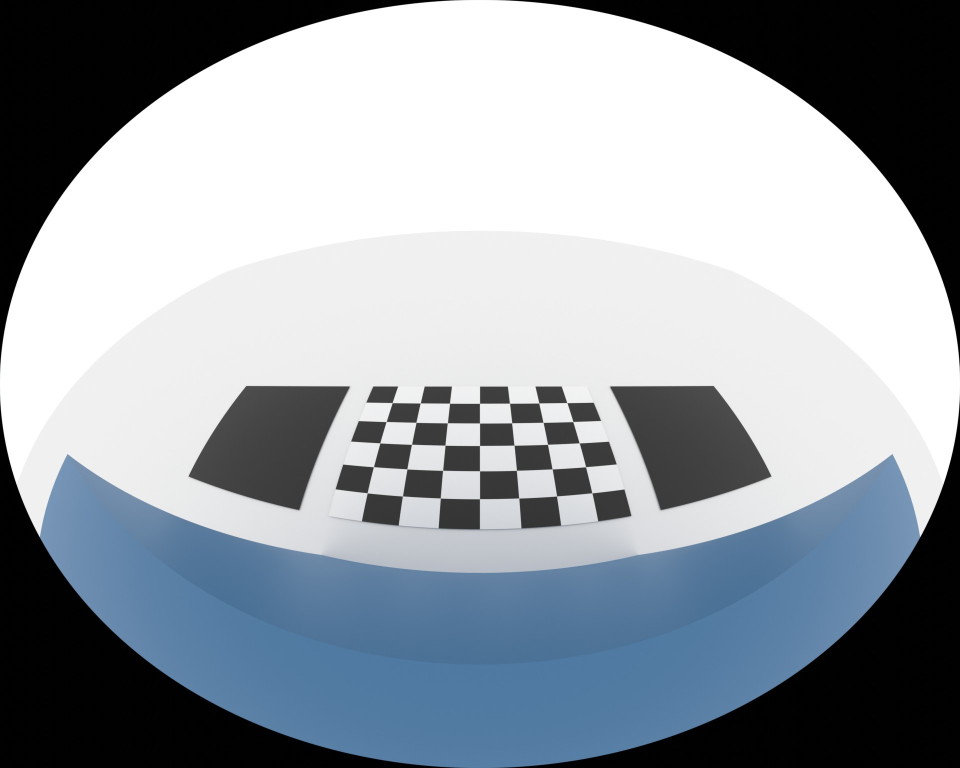
#> input picture data/sample/front.jpg, 1920 x 1536 px, found by its file name (shown at 1/2 size); the run also reads 1 picture not shown here
$ python generate_visuals.py
#> lines starting #> are read from the running program, lines starting #| are printed output that depends on the picture
import cv2
import numpy as np
import os
from PIL import Image

base_dir = "."
docs_img_dir = "docs/images"
os.makedirs(docs_img_dir, exist_ok=True)

# 1. Load images
front = cv2.imread("data/sample/front.jpg")
#> front is the input picture: shape (1536, 1920, 3); mean B, G, R 165.6, 158, 150.4
back = cv2.imread("data/sample/back.jpg")
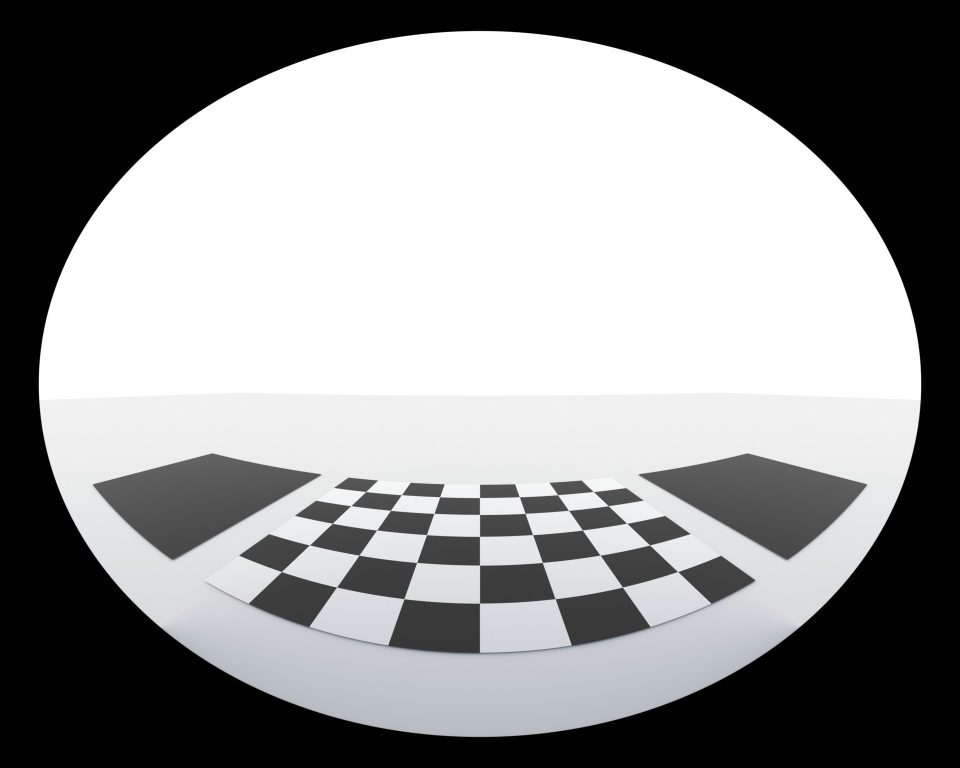
#> input picture data/sample/back.jpg, 1920 x 1536 px, found by its file name (shown at 1/2 size)
#> back is the input picture: shape (1536, 1920, 3); mean B, G, R 148.2, 147.5, 147.1
left = cv2.imread("data/sample/left.jpg")
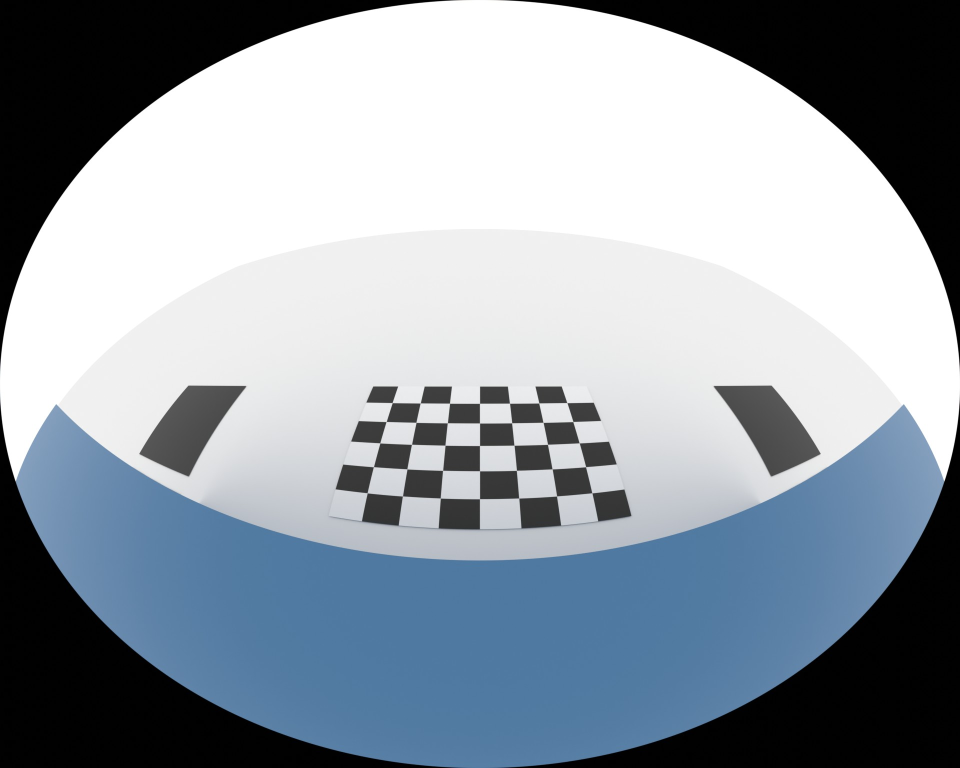
#> input picture data/sample/left.jpg, 1920 x 1536 px, found by its file name (shown at 1/2 size)
#> left is the input picture: shape (1536, 1920, 3); mean B, G, R 166.8, 157.5, 148.2
right = cv2.imread("data/sample/right.jpg")

bev = cv2.imread("demo/demo_bev.png")
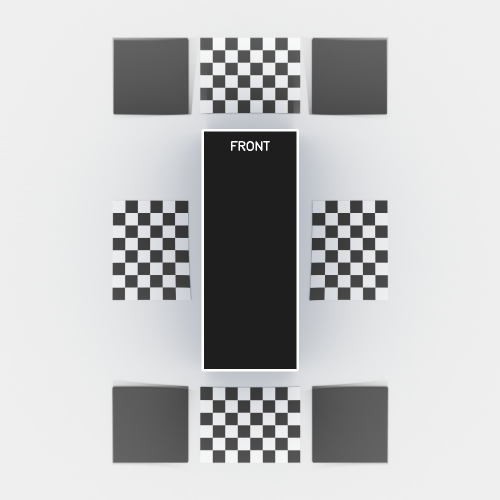
#> input picture docs/images/demo_bev.png, 1000 x 1000 px, found by its file name (shown at 1/2 size)
#> bev is the input picture: shape (1000, 1000, 3); mean B, G, R 192.4, 191.6, 191
bowl = cv2.imread("demo/demo_bowl.png")
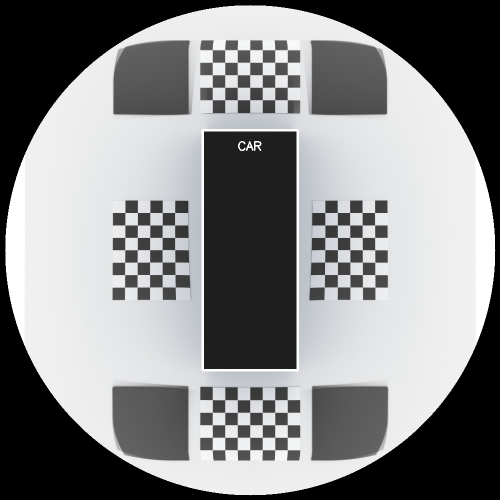
#> input picture docs/images/demo_bowl.png, 1000 x 1000 px, found by its file name (shown at 1/2 size)
#> bowl is the input picture: shape (1000, 1000, 3); mean B, G, R 135.6, 134.8, 134.3

print("Generating Comparison Image...")
def resize_pad(img, w, h):
#> called with w = 320, h = 240
    return cv2.resize(img, (w, h))

def draw_text_bg(img, text, pos, font_scale, thickness):
    font = cv2.FONT_HERSHEY_SIMPLEX
    (text_w, text_h), baseline = cv2.getTextSize(text, font, font_scale, thickness)
    x, y = pos
    cv2.rectangle(img, (x - 5, y - text_h - 5), (x + text_w + 5, y + baseline + 5), (0, 0, 0), -1)
    cv2.putText(img, text, (x, y), font, font_scale, (255, 255, 255), thickness)

w, h = 320, 240
fc = resize_pad(front, w, h)
bc = resize_pad(back, w, h)
lc = resize_pad(left, w, h)
rc = resize_pad(right, w, h)

# Create a 3x3 layout for cameras
empty = np.zeros((h, w, 3), dtype=np.uint8)
row1 = np.hstack([empty, fc, empty])
row2 = np.hstack([lc, empty, rc])
row3 = np.hstack([empty, bc, empty])
cams_grid = np.vstack([row1, row2, row3]) # 720 x 960

draw_text_bg(cams_grid, "Fisheye Inputs", (50, 50), 0.9, 2)
#> in draw_text_bg, `cv2.putText(img, text, (x, y), font, font_scale, (255, 255, 255), thic..`: img: shape (720, 960, 3); mean B, G, R 72.5, 69.5, 66.5

# Add separator and output column (BEV and BOWL 360x360 each)
bev_res = cv2.resize(bev, (360, 360))
bowl_res = cv2.resize(bowl, (360, 360))

# Add a gray border around them
cv2.rectangle(bev_res, (0,0), (359,359), (100,100,100), 2)
#> bev_res: shape (360, 360, 3); mean B, G, R 189.3, 188.5, 187.8
cv2.rectangle(bowl_res, (0,0), (359,359), (100,100,100), 2)
#> bowl_res: shape (360, 360, 3); mean B, G, R 137.8, 137, 136.4

# Write labels
draw_text_bg(bev_res, "2D BEV", (20, 40), 0.8, 2)
draw_text_bg(bowl_res, "3D Bowl", (20, 40), 0.8, 2)

outputs_col = np.vstack([bev_res, bowl_res]) # 720 x 360

comparison = np.hstack([cams_grid, outputs_col]) # 720 x 1320
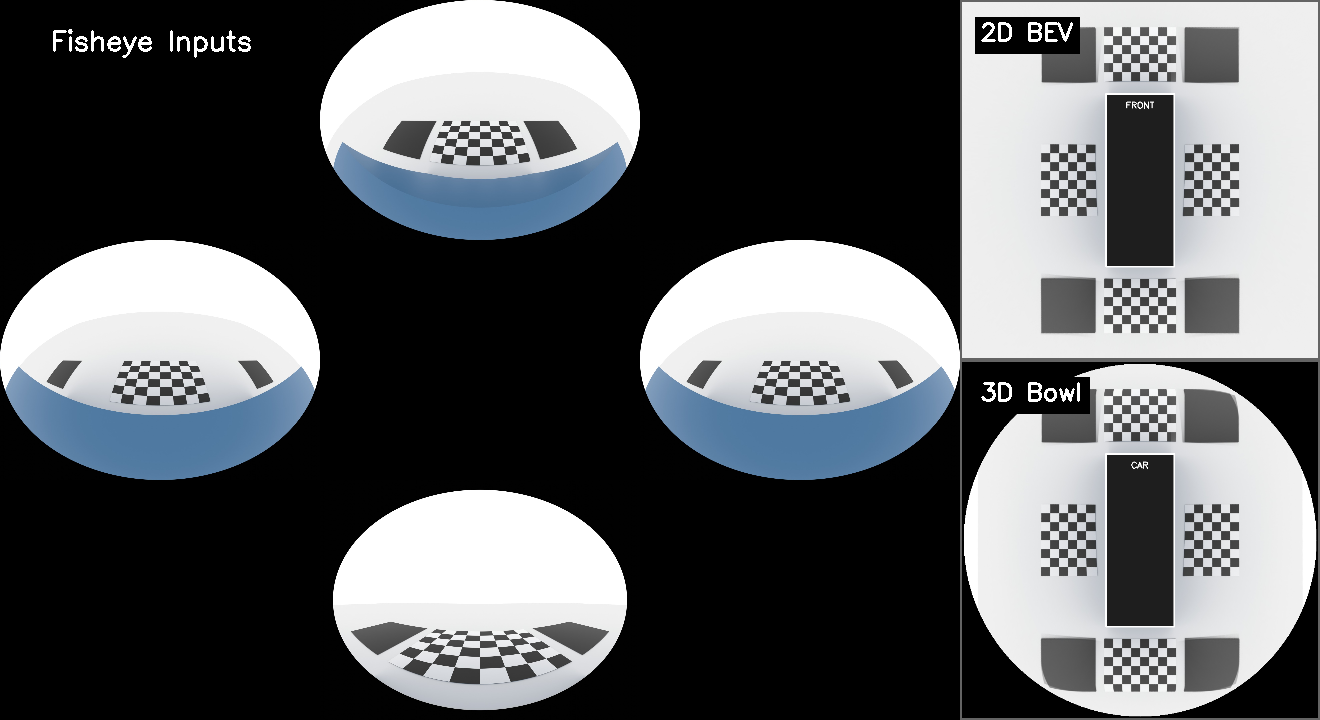
#> comparison: shape (720, 1320, 3); mean B, G, R 96.6, 94.2, 91.9
cv2.imwrite(os.path.join(docs_img_dir, "comparison.png"), comparison)

print("Generating Animation GIF...")
frames = []

def np_to_pil(cv_img):
    return Image.fromarray(cv2.cvtColor(cv_img, cv2.COLOR_BGR2RGB))

# 640x640 GIF Background
gif_size = 640
cam_bg = np.zeros((gif_size, gif_size, 3), dtype=np.uint8)

# Center 4 cameras in a "+" layout
cw, ch = 240, 180
cam_bg[30:30+ch, gif_size//2-cw//2:gif_size//2+cw//2] = cv2.resize(front, (cw, ch))
cam_bg[gif_size-30-ch:gif_size-30, gif_size//2-cw//2:gif_size//2+cw//2] = cv2.resize(back, (cw, ch))
cam_bg[gif_size//2-ch//2:gif_size//2+ch//2, 30:30+cw] = cv2.resize(left, (cw, ch))
cam_bg[gif_size//2-ch//2:gif_size//2+ch//2, gif_size-30-cw:gif_size-30] = cv2.resize(right, (cw, ch))
draw_text_bg(cam_bg, "Fisheye", (30, 40), 0.9, 2)
#> in draw_text_bg (call 4), `cv2.putText(img, text, (x, y), font, font_scale, (255, 255, 255), thic..`: img: shape (640, 640, 3); mean B, G, R 68.8, 65.9, 63.1

# Draw lines indicating car pointing
cv2.rectangle(cam_bg, (gif_size//2-20, gif_size//2-40), (gif_size//2+20, gif_size//2+40), (200, 200, 200), -1)
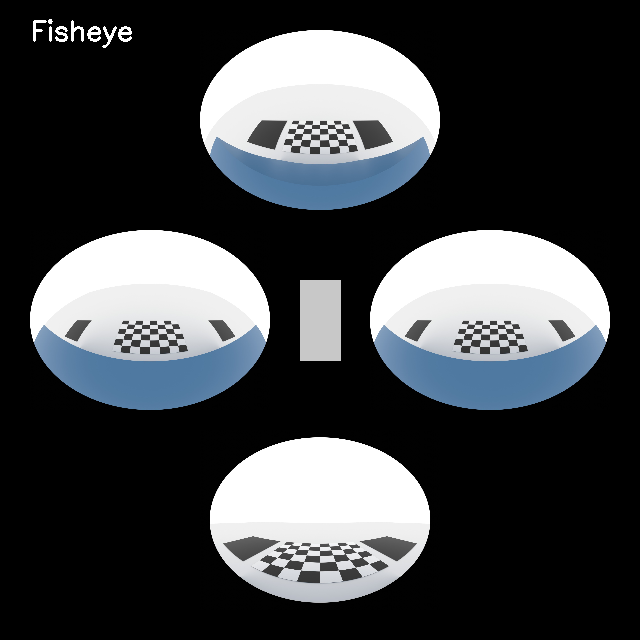
#> cam_bg: shape (640, 640, 3); mean B, G, R 70.4, 67.6, 64.8

bev_bg = cv2.resize(bev, (gif_size, gif_size))
draw_text_bg(bev_bg, "2D BEV", (30, 40), 0.9, 2)
#> in draw_text_bg (call 5), `cv2.putText(img, text, (x, y), font, font_scale, (255, 255, 255), thic..`: img: shape (640, 640, 3); mean B, G, R 190.1, 189.3, 188.7

bowl_bg = cv2.resize(bowl, (gif_size, gif_size))
draw_text_bg(bowl_bg, "3D Bowl", (30, 40), 0.9, 2)
#> in draw_text_bg (call 6), `cv2.putText(img, text, (x, y), font, font_scale, (255, 255, 255), thic..`: img: shape (640, 640, 3); mean B, G, R 136.1, 135.3, 134.8

# Simple crossfade sequence
imgs = [cam_bg, bev_bg, bowl_bg]
for i in range(len(imgs)):
    curr = imgs[i]
    nxt = imgs[(i+1)%len(imgs)]

    # Hold the frame
    for _ in range(12):
        frames.append(np_to_pil(curr))

    # Fade
    for alpha_int in range(1, 6):
        alpha = alpha_int / 6.0
        blended = cv2.addWeighted(curr, 1 - alpha, nxt, alpha, 0)
        frames.append(np_to_pil(blended))
#> this loop made 3 passes
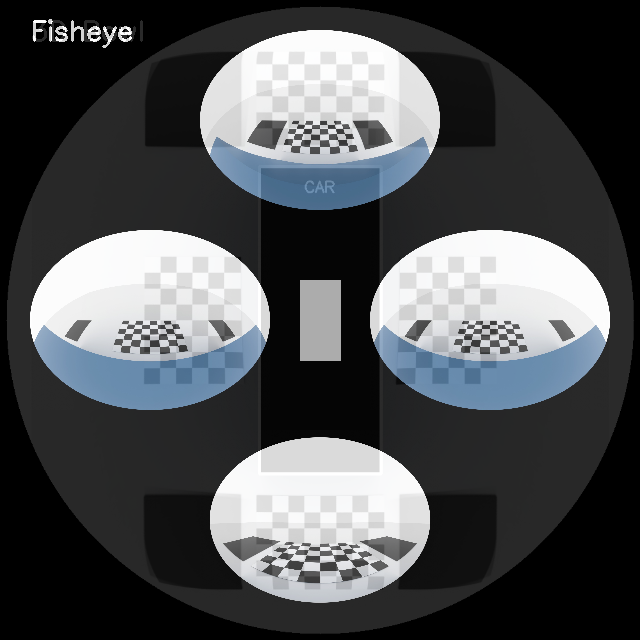
#> blended: shape (640, 640, 3); mean B, G, R 81.4, 78.9, 76.4
#> after the loop, frames = 51 items

frames[0].save(os.path.join(docs_img_dir, "animation.gif"), format='GIF',
               append_images=frames[1:], save_all=True, duration=150, loop=0)

print("Visuals generated successfully in docs/images/ !")
